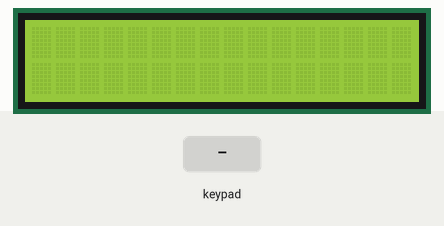
Recording of a sketch running on a simulated Arduino Mega 2560, built with avr-gcc and run on an emulated ATmega2560. Parts: 16×2 character LCD. The test bench sets the inputs (shaded band).

Above: at 1.2 s.
1.3 s: keypad keys 1 3 9 7 2 2 2 2 A pressed 0.4 s apart
At 6.1 s:
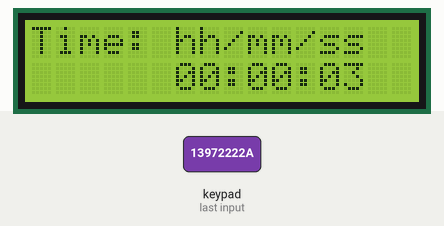
6.4 s: key '4' pressed
At 7.1 s:
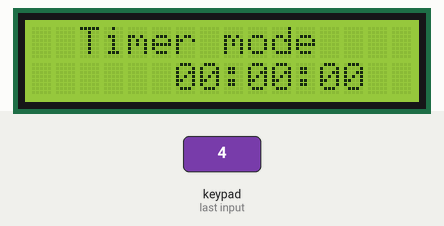
7.9 s: key 'B' pressed
At 9.0 s:
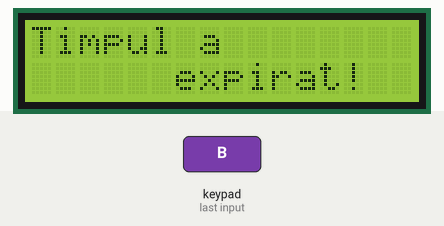
9.5 s: keypad keys 2 8 2 9 2 7 2 6 pressed 0.4 s apart
At 12.3 s:
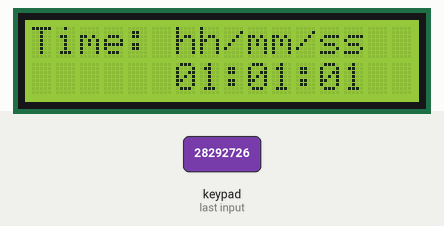
Timing chart, 0 to 13.8 s (numbered marks = the images above; inputs shaded):
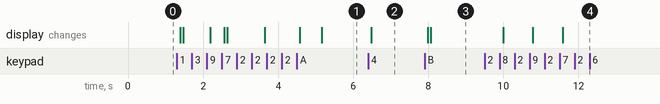

Measured:
- after the input at 1.3 s, the display: first changes after 0.09 s (image 1 shows a later state)
- after the input at 6.4 s, the display: changes after 0.08 s (image 2)
- after the input at 7.9 s, the display: first changes after 0.09 s (image 3 shows a later state)
- after the input at 9.5 s, the display: first changes after 0.49 s (image 4 shows a later state)

The sketch:

stopwatchandtimer.ino
```cpp
#include <Keypad.h>
#include <LiquidCrystal_I2C.h>
LiquidCrystal_I2C lcd(0x27, 16, 2);
const byte ROWS = 4;
const byte COLS = 4;

char hexaKeys[ROWS][COLS] = {
  {'1','2','3','A'},
  {'4','5','6','B'},
  {'7','8','9','C'},
  {'*','0','#','D'}
};
long currentMillis;
long endMillis;
int oreTimer = 0;
int minuteTimer = 0;
int secundeTimer = 0;
int oreStopwatch = 0;
int minuteStopwatch = 0;
int secundeStopwatch = 0;
byte rowPins[ROWS] = {28,29,27,26};
byte colPins[COLS] = {25,24,23,22};
bool stopwatch = false;
bool timer = false;
Keypad customKeypad = Keypad(makeKeymap(hexaKeys), rowPins, colPins, ROWS, COLS);

void setup() {
  currentMillis = 0;
  endMillis = 0;
  Serial.begin(9600);
  lcd.begin();

}

void loop() {
  char customKey = customKeypad.getKey();
   /*Stopwatch*/
  if (customKey == 'A' && stopwatch == true) {
    lcd.begin();
    lcd.setCursor(0,0);
    lcd.print("Timp final:");
    delay(500);
    lcd.setCursor(5,1);
    timerString(oreStopwatch,minuteStopwatch,secundeStopwatch);
    stopwatch = false;
  }
  if (customKey == '1') {
    stopwatch = true;
    timer = false;
    oreStopwatch=0;
    minuteStopwatch=0;
    secundeStopwatch=0;
    lcd.begin();
    lcd.setCursor(0,0);
    lcd.print("Incepem");
    lcd.setCursor(5,1);
    lcd.print("cronometru!");
  }

  if (stopwatch) {
    currentMillis = millis();
    if (currentMillis - endMillis > 1000) {
      timerString(oreStopwatch,minuteStopwatch,secundeStopwatch);
      lcd.setCursor(0,1);
      if (secundeStopwatch == 59 && minuteStopwatch!=59) {
        minuteStopwatch++;
        secundeStopwatch = 0;
      } else {
        secundeStopwatch++;
      }
      if(minuteStopwatch == 59 && secundeStopwatch == 59){
        timerString(oreStopwatch,minuteStopwatch,secundeStopwatch);
        oreStopwatch++;
        minuteStopwatch=0;
        secundeStopwatch=0;
    }
    endMillis = millis();
  }
  }

  //////////////////////////////////////////////////////////////////////////////////////////////////////
  /*TIMER*/
  if (customKey == '4') {
      oreTimer = 0;
      minuteTimer = 0;
      secundeTimer = 0;
      lcd.begin();
      lcd.setCursor(2,0);
      lcd.print("Timer mode");
      timerString2(oreTimer,minuteTimer,secundeTimer);
    stopwatch = false;
  }
  if (customKey == 'B') {
    timer = true;
    if (secundeTimer == 0 && minuteTimer == 0 && oreTimer == 0) {
      timerString(oreTimer,minuteTimer,secundeTimer);
        lcd.begin();
        lcd.print("Timpul a");
        lcd.setCursor(6,1);
        lcd.print("expirat!");
        timer = false;
    }

  }
  if (timer) {

    currentMillis = millis();
    if (currentMillis - endMillis > 1000) {
      timerString(oreTimer,minuteTimer,secundeTimer);
      if (secundeTimer == 0 && minuteTimer !=0) {
        minuteTimer--;
        secundeTimer = 59;
      } else {
        secundeTimer--;
      }
      if (minuteTimer == 0 && secundeTimer==0 && oreTimer!=0) {
         timerString(oreTimer,minuteTimer,secundeTimer);
          oreTimer--;
          minuteTimer = 59;
          secundeTimer = 59;
      }
      if (secundeTimer == 0 && minuteTimer == 0 && oreTimer == 0) {
        timerString(oreTimer,minuteTimer,secundeTimer);
          lcd.begin();
          lcd.print("Timpul a");
          lcd.setCursor(6,1);
          lcd.print("expirat!");
          timer = false;
      }
      endMillis = millis();
    }
  }
  /*Setare timer*/
  if(customKey == '7'){
    if(secundeTimer<59)
      secundeTimer++;
    timerString(oreTimer,minuteTimer,secundeTimer);

  }
   if(customKey == '8'){
    if(minuteTimer<59)
      minuteTimer++;
    timerString(oreTimer,minuteTimer,secundeTimer);

  }
   if(customKey == '9'){
    if(oreTimer<23)
      oreTimer++;
   timerString(oreTimer,minuteTimer,secundeTimer);

  }
  if(customKey == '*'){
    if(secundeTimer>=1)
      secundeTimer--;
   timerString(oreTimer,minuteTimer,secundeTimer);

  }
   if(customKey == '0'){
    if(minuteTimer>=1)
      minuteTimer--;
    timerString(oreTimer,minuteTimer,secundeTimer);

  }
   if(customKey == '#'){
    if(oreTimer>=1)
      oreTimer--;
     timerString(oreTimer,minuteTimer,secundeTimer);
  }
}
void timerString(int oref,int minutef,int secundef){
       String temp="";
  if(oref<10){
     temp += "0"+String(oref)+":";
  }else{
     temp += String(oref)+":";
  }
  if(minutef<10){
     temp += "0"+String(minutef)+":";
  }else{
     temp += String(minutef)+":";
  }
  if(secundef<10){
     temp += "0"+String(secundef);
  }else{
     temp += String(secundef);
  }
  lcd.begin();
  lcd.setCursor(0,0);
  lcd.print("Time: hh/mm/ss");
  lcd.setCursor(6,1);
  lcd.print(temp);
}
void timerString2(int oref,int minutef,int secundef){
       String temp="";
  if(oref<10){
     temp += "0"+String(oref)+":";
  }else{
     temp += String(oref)+":";
  }
  if(minutef<10){
     temp += "0"+String(minutef)+":";
  }else{
     temp += String(minutef)+":";
  }
  if(secundef<10){
     temp += "0"+String(secundef);
  }else{
     temp += String(secundef);
  }
  lcd.setCursor(6,1);
  lcd.print(temp);
}
```
